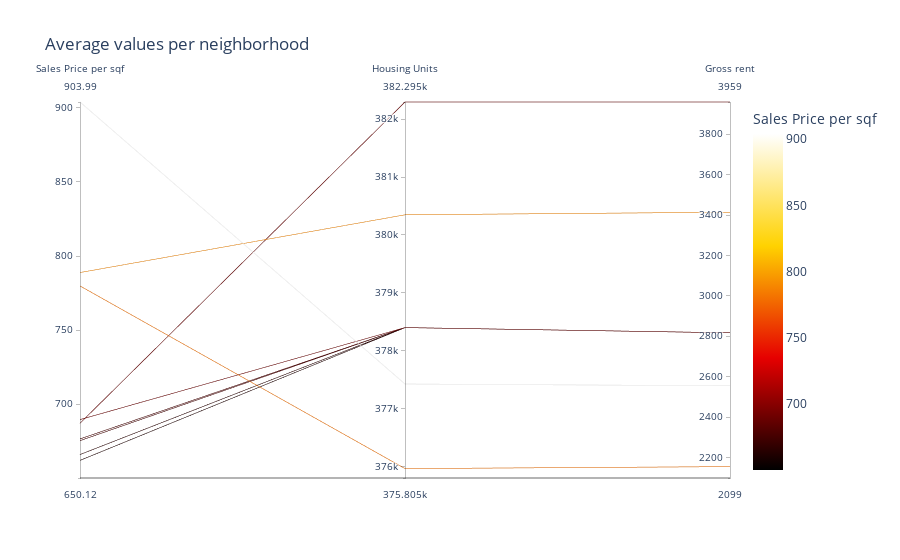

Source (notebook cell):
### Code cell
# Parallel Coordinates Plot
# Parallel Coordinates Plot
px.parallel_coordinates(
    df_expensive_neighborhoods,
    color="sale_price_sqr_foot",
    color_continuous_scale=px.colors.sequential.Hot,
    title='Average values per neighborhood',
    labels={'neighborhood': "Neighborhood", 
            'sale_price_sqr_foot':'Sales Price per sqf',
           'housing_units':'Housing Units',
           'gross_rent':'Gross rent'},
)

### Figure 1 — Plotly figure (JSON) as saved in the notebook; plotly's stock layout.template omitted (floating-point values rounded to 4 significant figures)
{"data": [{"dimensions": [{"label": "Sales Price per sqf", "values": [904.0, 788.8, 779.8, 689.6, 687.1, 676.5, 675.4, 666.0, 662.0, 650.1]}, {"label": "Housing Units", "values": [377400.0, 380348, 376000.0, 378401, 382295, 378401, 378401, 378401, 378401, 375805]}, {"label": "Gross rent", "values": [2555.0, 3414, 2155.0, 2817.0, 3959, 2817.0, 2817.0, 2817.0, 2817.0, 2099]}], "domain": {"x": [0, 1], "y": [0, 1]}, "line": {"color": [904.0, 788.8, 779.8, 689.6, 687.1, 676.5, 675.4, 666.0, 662.0, 650.1], "coloraxis": "coloraxis"}, "name": "", "type": "parcoords"}], "layout": {"autosize": true, "coloraxis": {"colorbar": {"title": {"text": "Sales Price per sqf"}}, "colorscale": [[0, "rgb(0, 0, 0)"], [0.3333, "rgb(230,0,0)"], [0.6667, "rgb(255,210,0)"], [1, "rgb(255,255,255)"]]}, "legend": {"tracegroupgap": 0}, "title": {"text": "Average values per neighborhood"}}}
